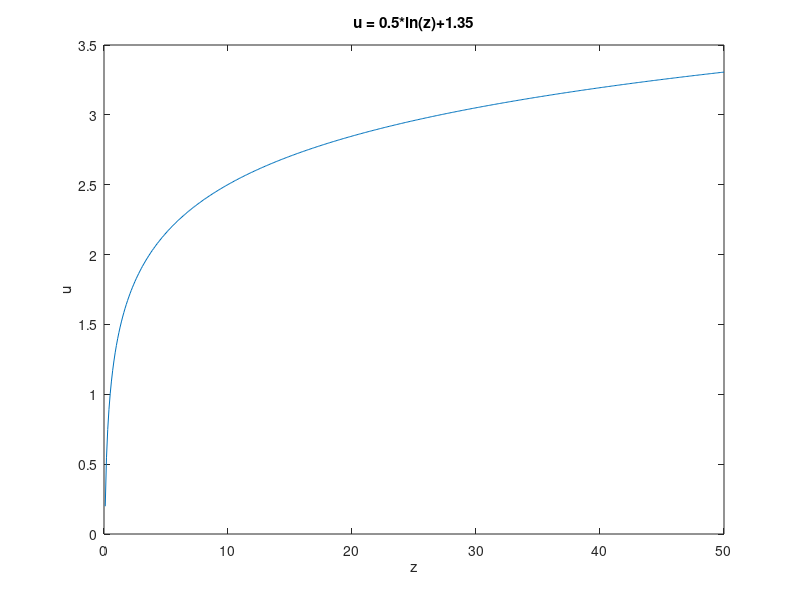
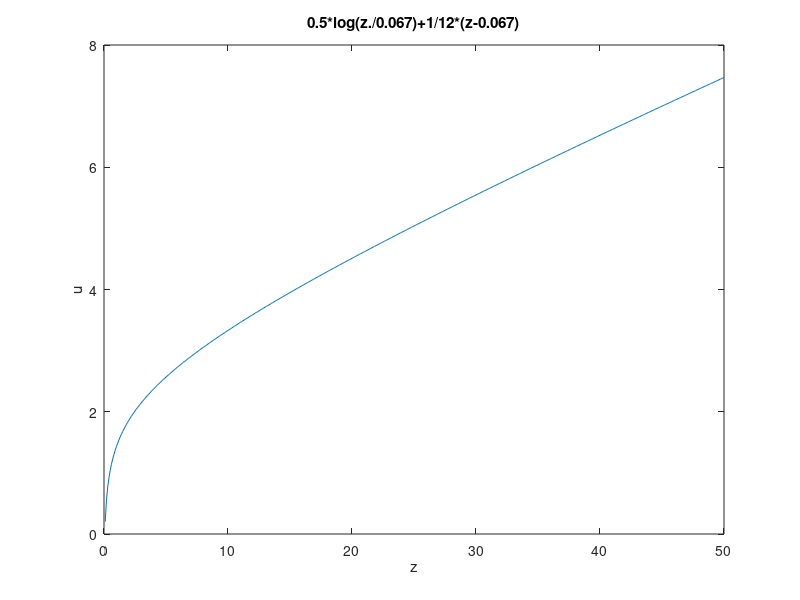
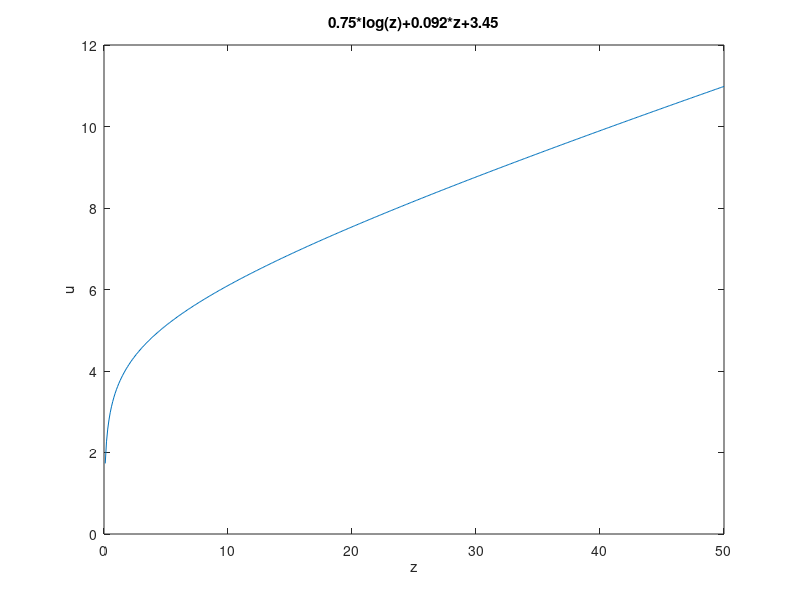

These figures' MATLAB source, in order:
%% 
input = [0 1 0 0 1 1];
n = length(input);
N = 2^n-1;
register = [zeros(1, n-1), 1];
mseq(1) = register(n);

for i = 2:N
    newrigister(1) = mod(sum(input.*register), 2);
    disp(newrigister(1));
    register = [newrigister(1) register(1:length(register)-1)];
    mseq(i) = register(n);
end

%% 
z = [-0:0.1:50];
u1 = 0.5*log(z)+1.35;
figure; plot(z, u1);
title("u = 0.5*ln(z)+1.35");
xlabel("z"); ylabel("u")

%% 
u2 = 0.5*log(z./0.067)+1/12*(z-0.067);
figure; plot(z, u2);
title("0.5*log(z./0.067)+1/12*(z-0.067)");
xlabel("z"); ylabel("u")

%% 
u3 = 0.75*log(z)+0.092*z+3.45;
figure; plot(z, u3);
title("0.75*log(z)+0.092*z+3.45");
xlabel("z"); ylabel("u")